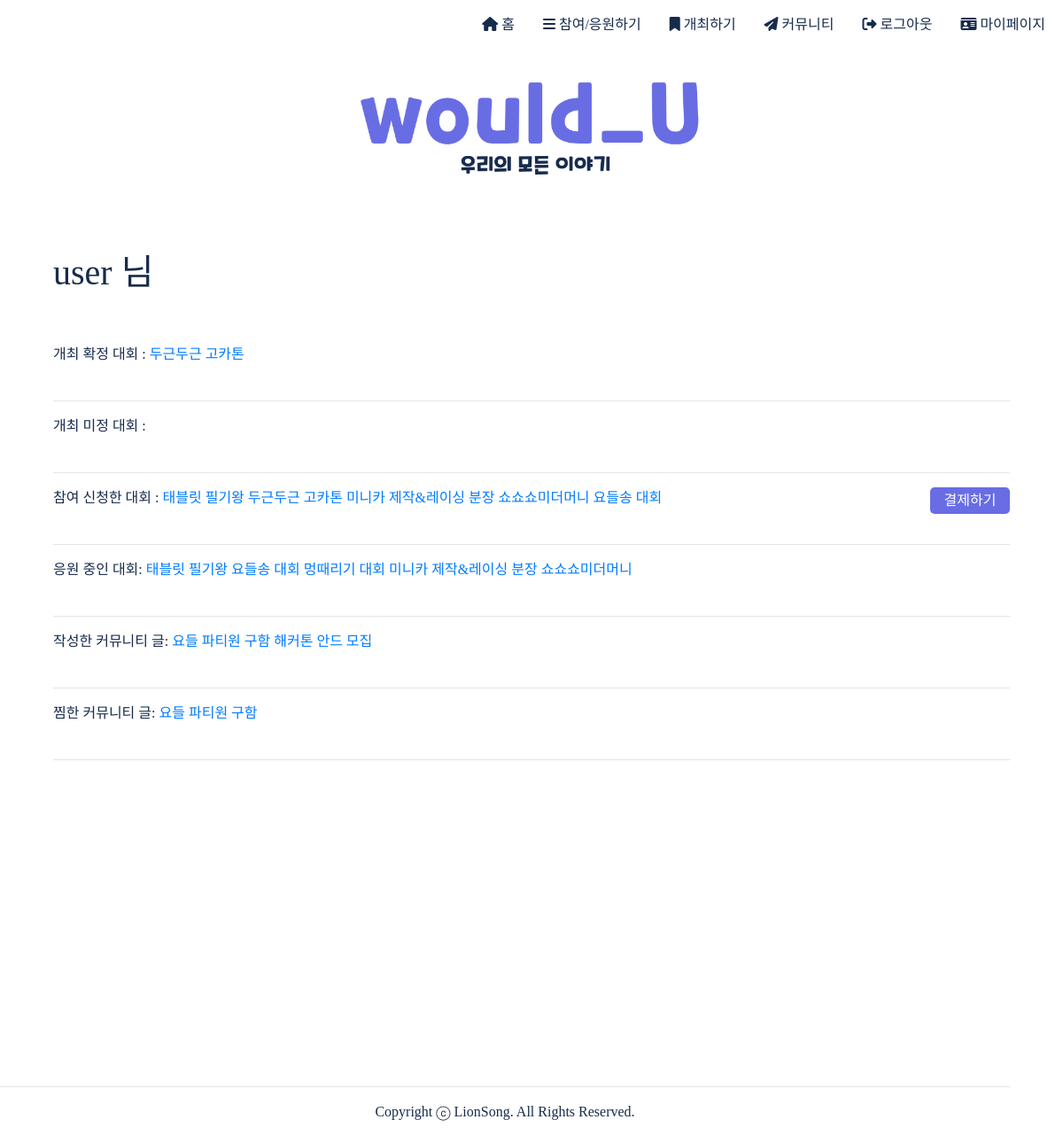
The app's page /crud/mypage (signed in) with its own data.
### crud/models.py (models this page shows, shortened)
class Post(models.Model):
    username = models.ForeignKey(User, related_name='blogs', on_delete=models.CASCADE, null=True)
    title = models.CharField(max_length=200)
    charge = models.CharField(max_length=200, default = '')
    max = models.CharField(max_length=200, default = '')
    min = models.IntegerField(default = '')
    date = models.DateField(default=timezone.now)
    criteria = models.TextField(default = '')
    content = models.TextField(default = '')
    created_at = models.DateTimeField(auto_now_add = True) # 만든 날짜, 시각 자동 저장
    updated_at = models.DateTimeField(auto_now = True) # 수정 날짜, 시각 자동 저장
    join_user_set = models.ManyToManyField(User, related_name='join_user_set', through='Join')
    like_user_set = models.ManyToManyField(User, related_name='like_user_set', through='Like')
    like_counting = models.IntegerField(default=0)
    join_counting = models.IntegerField(default=0)
    view_counting = models.IntegerField(default=0)
    image = models.ImageField(upload_to="images/",blank=True,null=True)

class Join(models.Model):
    user = models.ForeignKey(User, on_delete = models.CASCADE)
    post = models.ForeignKey(Post, on_delete = models.CASCADE)
    created_at = models.DateTimeField(auto_now_add=True)
    def __str__(self):
        return self.post.title

class Like(models.Model):
    user = models.ForeignKey(User, on_delete = models.CASCADE)
    post = models.ForeignKey(Post, on_delete = models.CASCADE)
    created_at = models.DateTimeField(auto_now_add=True)
    def __str__(self):
        return self.post.title

### community/models.py (models this page shows, shortened)
class Community(models.Model):
    title = models.CharField('제목',max_length=200)
    username = models.ForeignKey(User, related_name='communities', on_delete=models.CASCADE)
    pub_date = models.DateTimeField('날짜',auto_now_add = True)
    updated_at = models.DateTimeField(auto_now = True)
    body = models.TextField('본문')
    scrap_user_set = models.ManyToManyField(User, related_name='scrap_user_set', through='Scrap')
    view_count = models.IntegerField(default=0)
    scrap_counting = models.IntegerField(default=0)

class Scrap(models.Model):
    user = models.ForeignKey(User, on_delete = models.CASCADE)
    post = models.ForeignKey(Community, on_delete = models.CASCADE)
    created_at = models.DateTimeField(auto_now_add=True)

### crud/views.py (the view)
# urls.py: path('crud/mypage',crud.views.mypage, name='mypage'),
def mypage(request) :
    username=request.user
    userpost=Post.objects.filter(username__username__endswith=request.user)
    userjoin=Join.objects.filter(user=request.user)
    userlike=Like.objects.filter(user=request.user)
    compost=Community.objects.filter(username__username__endswith=request.user)
    userscrap=Scrap.objects.filter(user=request.user)
    return render(request,'crud/mypage.html',{'username':username,'userpost':userpost,'userjoin':userjoin,'userlike':userlike,'compost':compost,'comscrap':userscrap})

### crud/templates/crud/mypage.html (shortened to what this page needs)
{% extends 'nav.html' %}
{% block content %}
<br><br>
<head>
</head>
<body>
<div style="margin-left: 5%; margin-right: 5%;">
<h1>{{username}} 님</h1>
<br><br>
개최 확정 대회 :
{% for post in userpost.all %}
{% if post.join_counting >= post.min %}
    <a class="my" href="{% url 'show' post.id %}">{{ post.title }}</a>
{%endif%}
{%endfor%}
<br><br>
<hr>
개최 미정 대회 :
<br><br>
<hr>
참여 신청한 대회 :
{% for post in userjoin.all %}
<a class="my" href="{% url 'show' post.post.id %}">{{ post }}</a>
{%endfor%}
<input type="button" style = "width: 90px; height: 30px; border: 0; outline: 0; color:white; background-color:#696de4; border-radius: 5px; float:right" onclick="open_page('pay')" value="  결제하기  ">
<br><br>
<hr>
응원 중인 대회:
{% for post in userlike.all %}
<a class="my" href="{% url 'show' post.post.id %}">{{ post }}</a>
{%endfor%}
<br><br>
<hr>
작성한 커뮤니티 글:
{% for post in compost.all %}
<a class="my" href="{% url 'community' post.id %}">{{post.title}}</a>
{% endfor %}
<br><br>
<hr>
찜한 커뮤니티 글:
{% for post in comscrap.all %}
<a class="my" href="{% url 'community' post.post.id %}">{{post.post.title}}</a>
{% endfor %}
<br><br>
<hr>
</div>
</body>
{% endblock %}

### crudproject/templates/nav.html (style rules this page uses)
body { font-family:"paybooc-Medium"; color:#172b4d; }

### records on screen
Post: title "두근두근 고카톤"
Join: post.title "태블릿 필기왕"
Join: post.title "두근두근 고카톤"
Join: post.title "미니카 제작&레이싱"
Join: post.title "분장 쇼쇼쇼미더머니"
Join: post.title "요들송 대회"
Like: post.title "태블릿 필기왕"
Like: post.title "요들송 대회"
Like: post.title "멍때리기 대회"
Like: post.title "미니카 제작&레이싱"
Like: post.title "분장 쇼쇼쇼미더머니"
Community: title "요들 파티원 구함"
Community: title "해커톤 안드 모집"
Scrap: post "요들 파티원 구함"

### other values on screen
{{ username }} "user"
